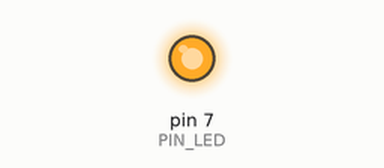
Recording of a sketch running on a simulated Arduino Uno, built with avr-gcc and run on an emulated ATmega328P. Parts: output pins drawn as LEDs (lit = HIGH). At 2.0 s the program stops and its outputs stay as they are.

Above: at 0.5 s.
At 1.75 s:
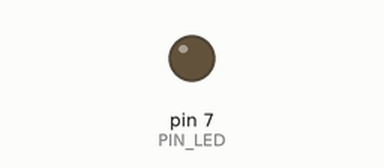
Timing chart, 0 to 3.0 s (numbered marks = the images above):
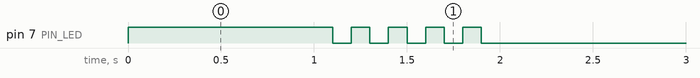

Measured:
- by itself, pin 7 (PIN_LED): repeats every 0.20 s: LOW 0.10 s, HIGH 0.10 s, until it stays LOW from 1.9 s

The sketch:

05_practice_2.ino.ino
```cpp
#define PIN_LED 7   // LED tashqi ulanishda ishlatiladigan pin

void setup() {
  pinMode(PIN_LED, OUTPUT);   // Pin 7 ni chiqish rejimiga o‘tkazamiz
}

void loop() {

  // 1) Dastur boshlanishida LED 1 sekund davomida YONIQ
  digitalWrite(PIN_LED, HIGH);   // LED ON
  delay(1000);                   // 1 sekund kutish

  // 2) Keyingi 1 sekund ichida LEDni 5 marta blink qilish
  for (int i = 0; i < 5; i++) {
    digitalWrite(PIN_LED, HIGH);   // LED ON
    delay(100);                    // 0.1s
    digitalWrite(PIN_LED, LOW);    // LED OFF
    delay(100);                    // 0.1s
  }

  // 3) LEDni O‘CHIRIB, cheksiz loopga o‘tish
  digitalWrite(PIN_LED, LOW);  // LED OFF

  while (1) {
    // Infinite loop: dastur shu yerda tugaydi
  }
}
```
